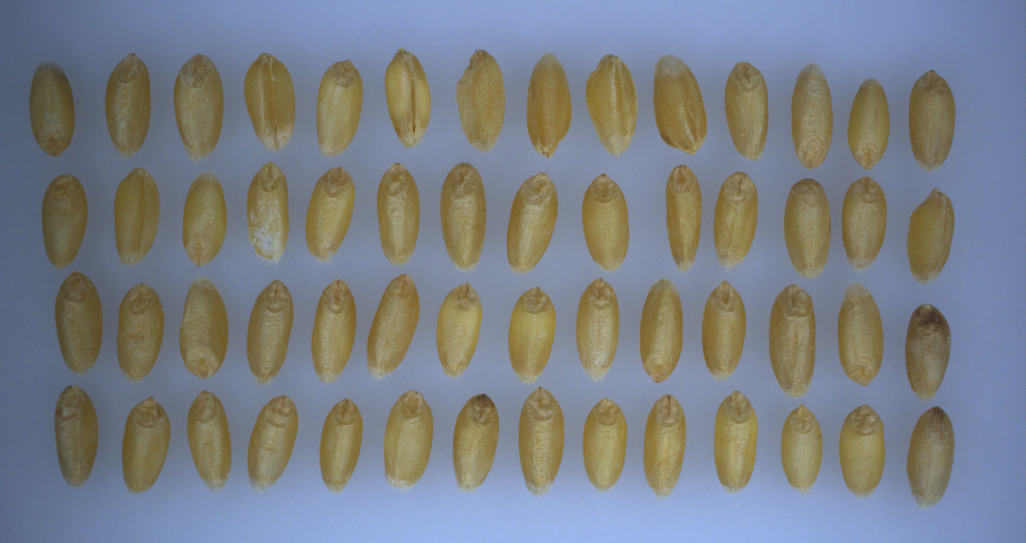
#> input picture Basic level image processing/c9_Bitwise_Operators/Resim2_Coklu_Bugday.png, 1026 x 543 px
$ python K10_7_Bitwise_XOR_Bugday_RENKLI.py
#> lines starting #> are read from the running program, lines starting #| are printed output that depends on the picture
# -*- coding: utf-8 -*-
"""
Created on Tue Mar 26 06:24:59 2024

@author: muozi
"""

import cv2

# İlk görüntüyü yükle
img1 = cv2.imread('Resim2_Coklu_Bugday.png')
#> img1 is the input picture: shape (543, 1026, 3); mean B, G, R 134.1, 128.1, 123.2

# İkinci görüntüyü yükle
img2 = cv2.imread("Resim3_Bugday_Binary.png")
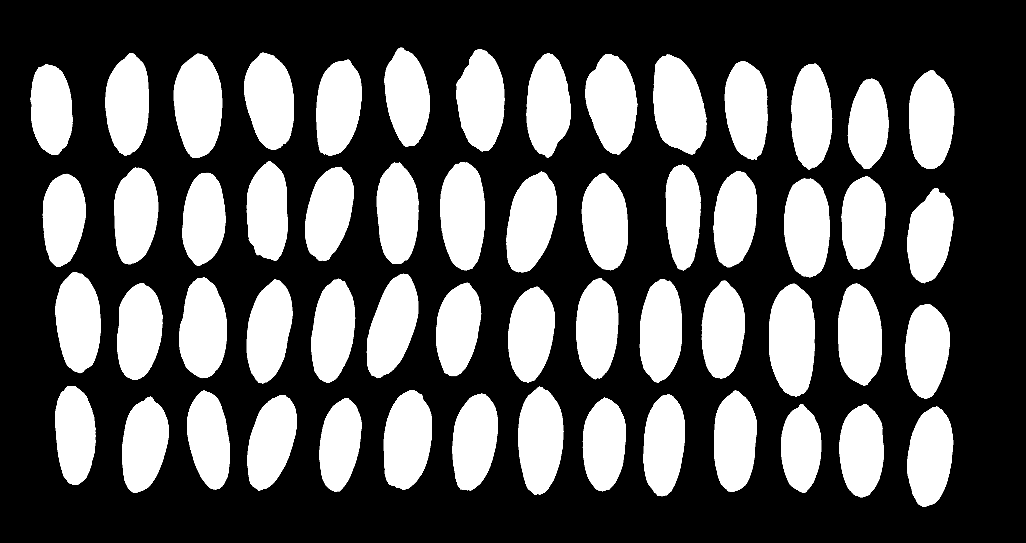
#> input picture Basic level image processing/c9_Bitwise_Operators/Resim3_Bugday_Binary.png, 1026 x 543 px
#> img2 is the input picture: shape (543, 1026, 3); min 0, max 255, mean 88.1

print("Veri Tipi IMG_1:"+str(img1.dtype))
#| Veri Tipi IMG_1:uint8
print("Veri Tipi IMG_2:"+str(img2.dtype))
#| Veri Tipi IMG_2:uint8

print("IMG1 Görüntü Boyutu:"+str(img1.shape))
#| IMG1 Görüntü Boyutu:(543, 1026, 3)
print("IMG2 Görüntü Boyutu:"+str(img2.shape))
#| IMG2 Görüntü Boyutu:(543, 1026, 3)


# İki görüntü arasında bit düzeyinde XOR işlemi gerçekleştir
bit_xor = cv2.bitwise_xor(img1, img2)
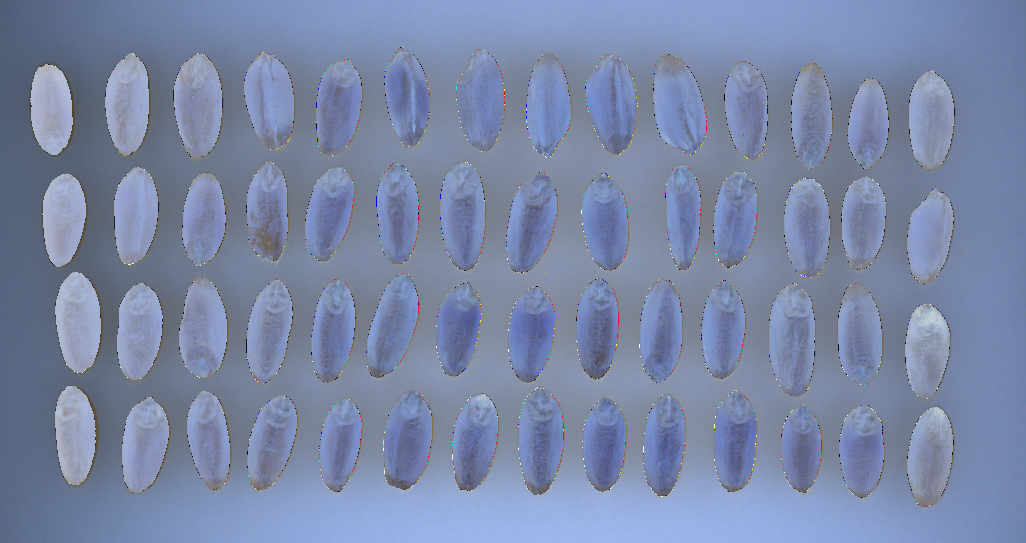
#> bit_xor: shape (543, 1026, 3); mean B, G, R 167.2, 135.1, 121.8

# Görüntüleri göster
cv2.imshow("img1", img1)
cv2.imshow("img2", img2)
cv2.imshow("bitwise_xor", bit_xor)

cv2.waitKey(0)
cv2.destroyAllWindows()
